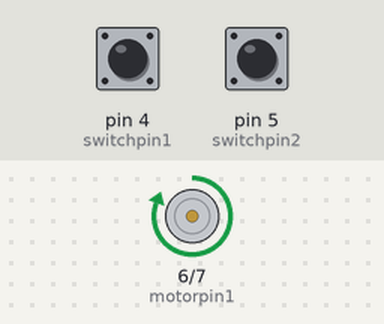
This sketch was run on a simulated Arduino Uno, built with avr-gcc and run on an emulated ATmega328P. Shown: motor-driver pin pairs drawn as motors (green arrow = first pin HIGH = forward, orange = second pin HIGH = backward, longer = more drive). Inputs (shaded band) come from the test bench; at power-on: pin 4 (switchpin1) LOW, pin 5 (switchpin2) LOW.

Above: at 1.2 s.
1.3 s: pin 4 (switchpin1) pulled HIGH for 0.15 s
At 1.37 s:
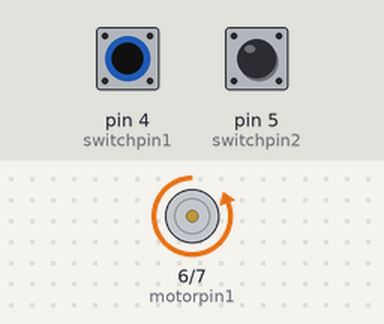
2.9 s: pin 5 (switchpin2) pulled HIGH for 0.15 s
At 2.97 s:
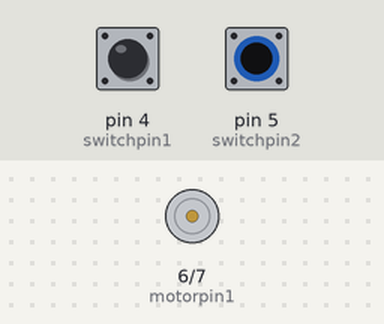
4.5 s: pin 5 (switchpin2) pulled HIGH for 3.2 s
At 8.1 s:
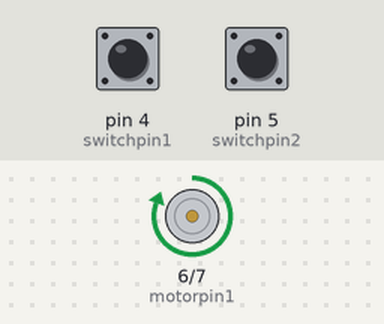
9.2 s: pin 4 (switchpin1) pulled HIGH for 3.2 s
At 10.5 s:
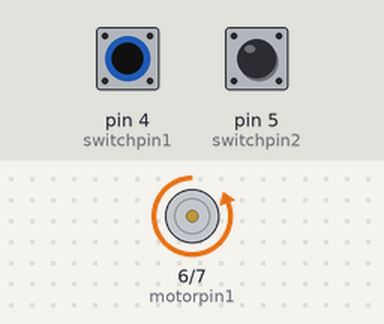
Timing chart, 0 to 13.9 s (numbered marks = the images above; inputs shaded):
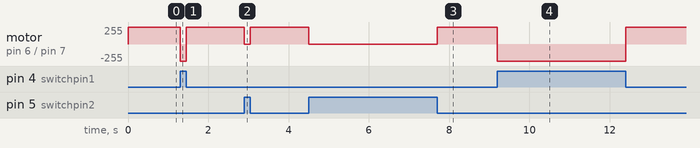

Measured:
- after the input at 1.3 s, motor on pin 6 (motorpin1) / pin 7 (motorpin2): forward 255/255 → backward 255/255 at once, → forward 255/255 0.15 s later
- after the input at 2.9 s, motor on pin 6 (motorpin1) / pin 7 (motorpin2): forward 255/255 → stopped at once, → forward 255/255 0.15 s later
- after the input at 4.5 s, motor on pin 6 (motorpin1) / pin 7 (motorpin2): forward 255/255 → stopped at once, → forward 255/255 3.2 s later
- after the input at 9.2 s, motor on pin 6 (motorpin1) / pin 7 (motorpin2): forward 255/255 → backward 255/255 at once, → forward 255/255 3.2 s later

The sketch:

DCMotorcontrol-birectional.ino
```cpp
const int switchpin1=4,switchpin2=5;
const int motorpin1=6,motorpin2=7;
int switchstate1=0,switchstate2=0;
void setup() {
  // put your setup code here, to run once:
  pinMode(motorpin1,OUTPUT);
  pinMode(motorpin2,OUTPUT);
  pinMode(switchpin1,INPUT);
  pinMode(switchpin2,INPUT);
}

void loop() {
  // put your main code here, to run repeatedly:
  switchstate1=digitalRead(switchpin1);
  switchstate2=digitalRead(switchpin2);
  if(switchstate1==HIGH){
    digitalWrite(motorpin1,LOW);
    digitalWrite(motorpin2,HIGH);
   }
   else if(switchstate2==HIGH){
    digitalWrite(motorpin1,LOW);
    digitalWrite(motorpin2,LOW);

  }
  else{
    digitalWrite(motorpin1,HIGH);
    digitalWrite(motorpin2,LOW);
  }

}
```
